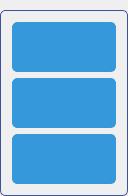
           <widget class="QGroupBox" name="groupBox_19">
            <property name="geometry">
             <rect>
              <x>20</x>
              <y>100</y>
              <width>71</width>
              <height>121</height>
             </rect>
            </property>
            <property name="styleSheet">
             <string notr="true">QGroupBox {
    border: 1px solid #3a539b; /* Darker blue */
    border-radius: 5px;
    margin-top: 10px;
}

QGroupBox::title {
    subcontrol-origin: margin;
    subcontrol-position: top center;
    padding: 5px;
    color: #3a539b; /* Darker blue */
    font-weight: bold;
}

QLabel {
    color: #0F65F1; /* Medium blue */
    font-size: 24px; /* Larger font size */
    font-family: &quot;Candara&quot;, sans-serif; /* Different font family */
}

QComboBox {
    background-color: #ffffff; /* Light white background */
    border: 1px solid #3498db; /* Medium blue */
    padding: 5px;
    color: #2c3e50; /* Dark gray text */
    selection-background-color: #3498db; /* Medium blue */
}

QLineEdit {
    background-color: #ffffff; /* Light white background */
    border: 1px solid #3498db; /* Medium blue */
    padding: 5px;
    color: #2c3e50; /* Dark gray text */
}

QDateEdit {
    background-color: #ffffff; /* Light white background */
    border: 1px solid #3498db; /* Medium blue */
    padding: 5px;
    color: #2c3e50; /* Dark gray text */
}

QPushButton {
    background-color: #3498db; /* Medium blue */
    color: #ffffff; /* White text */
    border: 1px solid #3498db; /* Medium blue */
    padding: 12px 24px; /* Larger padding */
    border-radius: 5px;
    font-family: &quot;Cambria&quot;, serif; /* Different font family */
    font-size: 20px; /* Larger font size */
}

QPushButton:hover {
    background-color: #2980b9; /* Darker hover color */
    border: 1px solid #2980b9; /* Darker hover color */
}
</string>
            </property>
            <property name="title">
             <string/>
            </property>
            <layout class="QVBoxLayout" name="verticalLayout_5">
             <item>
              <widget class="QPushButton" name="aff_loc_2">
               <property name="text">
                <string/>
               </property>
               <property name="icon">
                <iconset>
                 <normaloff>../../../Downloads/icons8-eye-64.png</normaloff>../../../Downloads/icons8-eye-64.png</iconset>
               </property>
               <property name="iconSize">
                <size>
                 <width>23</width>
                 <height>23</height>
                </size>
               </property>
              </widget>
             </item>
             <item>
              <widget class="QPushButton" name="ajout_loc_2">
               <property name="text">
                <string/>
               </property>
               <property name="icon">
                <iconset>
                 <normaloff>../../../Downloads/icons8-add-50.png</normaloff>../../../Downloads/icons8-add-50.png</iconset>
               </property>
               <property name="iconSize">
                <size>
                 <width>20</width>
                 <height>20</height>
                </size>
               </property>
              </widget>
             </item>
             <item>
              <widget class="QPushButton" name="modif_loc_2">
               <property name="text">
                <string/>
               </property>
               <property name="icon">
                <iconset>
                 <normaloff>../../../Downloads/icons8-edit-50.png</normaloff>../../../Downloads/icons8-edit-50.png</iconset>
               </property>
               <property name="iconSize">
                <size>
                 <width>20</width>
                 <height>20</height>
                </size>
               </property>
              </widget>
             </item>
            </layout>
           </widget>
